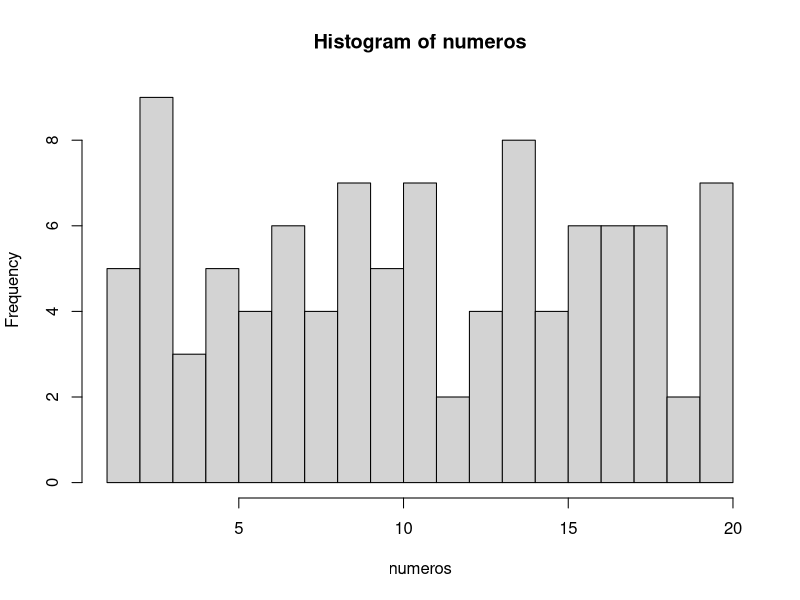

Write R code to recreate this figure.
## ---- chunk 1
numeros <- sample(1:20, 100, TRUE)
numeros
## ---- chunk 2
mediana <- median(numeros)
mediana
## ---- chunk 3
media <- mean(numeros)
media
## ---- chunk 4
# El argumento breaks nos permite dividir en histograma en las partes que queramos
hist(numeros, breaks = 20)
## ---- chunk 5
tabla.frecuencias <- data.frame(table(numeros))
tabla.frecuencias
## ---- chunk 6
# Con la función seq, creamos una secuencia de 1 a 10 en intervalos de 0.1 en 0.1
secuencia <- seq(1, 10, 0.1)
muestra <- sample(secuencia, 100, TRUE)
muestra
## ---- chunk 7
# Aquí el cálculo de la mediana 
mediana.muestra <- median(muestra)
mediana.muestra 
## ---- chunk 8
# Aquí el cálculo de la media
media.muestra <- mean(numeros)
media.muestra 
## ---- chunk 9
# Aquí el cálculo de la moda
tabla.moda <- data.frame(table(muestra))
tabla.moda
